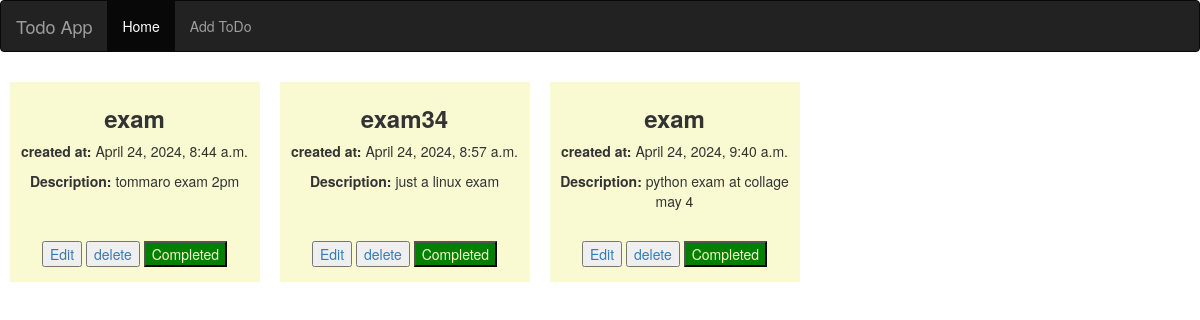
The page / on the database its author committed.
### mytodo/models.py (models this page shows)
class todo(models.Model):
    title=models.CharField( max_length=50)
    desc=models.TextField()
    completed=models.BooleanField(default=False)
    created_at=models.DateTimeField(default=datetime.now())

### mytodo/views.py (the view)
# urls.py: path('',views.todo_list ),
def todo_list(request):
    Todo=todo.objects.all()
    return render(request,"todo.html", {'todo':Todo})

### templates/todo.html
{% extends "navbar.html" %}
{% block content %}
<div style="display: grid; grid-template-columns: repeat(5,1fr);">
{% for t in todo %}
<div class="card product-box" style="width: 25rem; margin: 10px; background-color:#fafad2; height: 200px; padding: 3px 3px 3px 3px; padding-left: 2px;">
    <div class="card-body" style="text-align: center;">
      <h3 class="card-title" style="font-weight: bold; text-align: center; ">{{t.title}}</h3>
      <p class="card-text"><b>created at: </b>{{t.created_at}} </p>
      <div style="height: 30px;">
      <p class="card-text"><b>Description: </b> {{t.desc}}</p>
    </div>
      <br><br>
      <button><a href="{% url 'edit-todo' t.id %}" class="card-link">Edit </a></button>
      <button><a href="{% url 'delete-todo' t.id %}" class="card-link">delete</a></button>
      {% if t.completed %}
      <button style="background-color: green;"><a href="{% url 'complete-todo' t.id %}" class="card-link" style="color: #fafad2;">Completed</a></button>
      {% else %}
      <button><a href="{% url 'complete-todo' t.id %}" class="card-link">Complete</a></button>
      {% endif %}
    </div>
  </div>
{% endfor %}
</div>
{% endblock content %}

### templates/navbar.html (shortened to what this page needs)
{% load static %}
<!DOCTYPE html>
<html lang="en">
<head>
  <link rel="stylesheet" href="https://maxcdn.bootstrapcdn.com/bootstrap/3.4.1/css/bootstrap.min.css">
</head>
<body>
<nav class="navbar navbar-inverse">
  <div class="container-fluid">
    <div class="navbar-header">
      <a class="navbar-brand" href="">Todo App</a>
    </div>
    <ul class="nav navbar-nav">
      <li class="active"><a href="/">Home</a></li>
      <li><a href="/addtodo">Add ToDo</a></li>
    </ul>
  </div>
</nav>
{% block content %}
{% endblock content %}
</body>
</html>

### rows shown on the page
todo: title "exam", created_at "April 24, 2024, 8:44 a.m.", desc "tommaro exam 2pm", completed "Completed"
todo: title "exam34", created_at "April 24, 2024, 8:57 a.m.", desc "just a linux exam", completed "Completed"
todo: title "exam", created_at "April 24, 2024, 9:40 a.m.", desc "python exam at collage may 4", completed "Completed"
